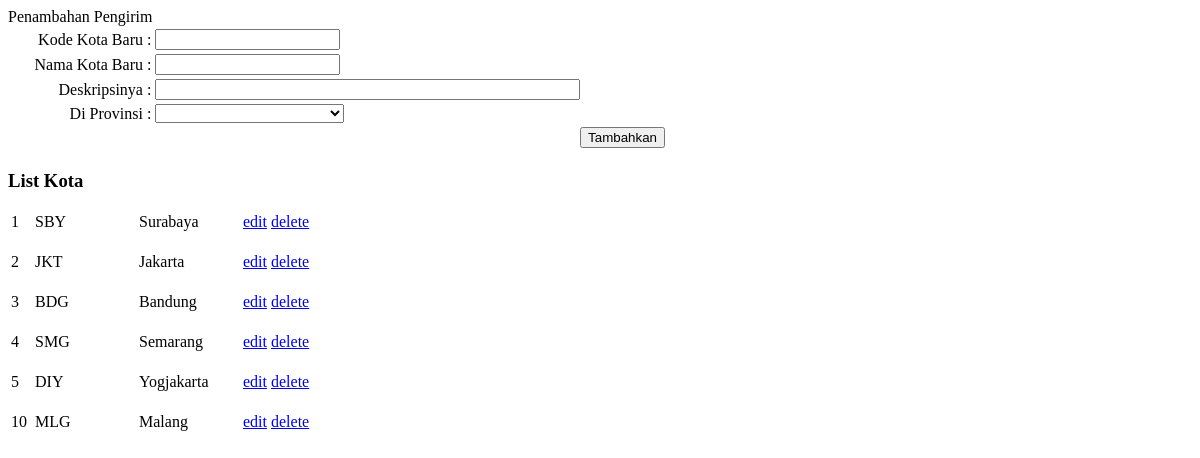
Page /admin/halaman/tambah_kota.php on the earlier database version.
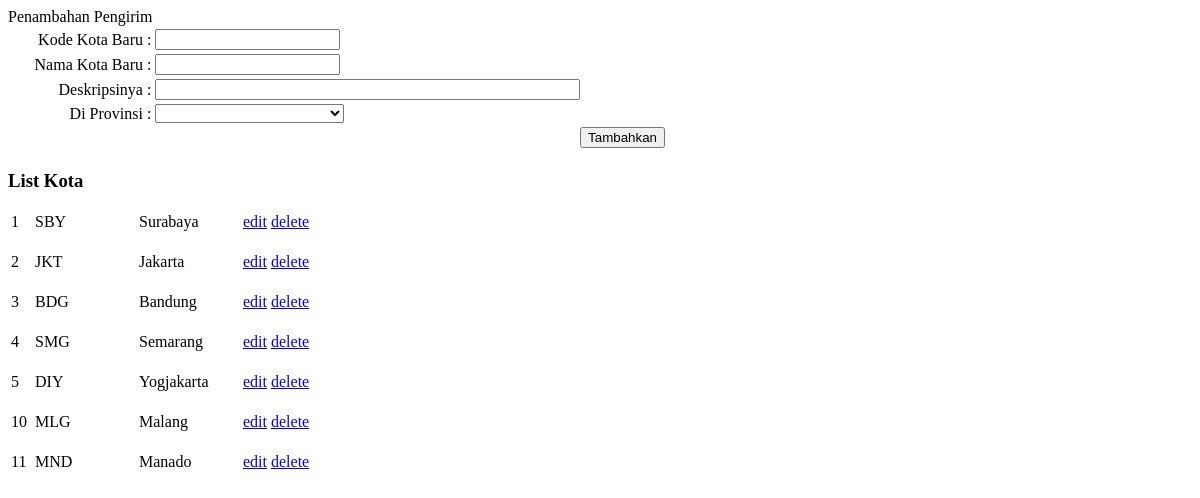
Same page on the later database version.
### tables this page shows
CREATE TABLE IF NOT EXISTS `kota` (
  `no` bigint(20) unsigned NOT NULL AUTO_INCREMENT,
  `kode` varchar(7) NOT NULL DEFAULT '',
  `nama` varchar(63) NOT NULL DEFAULT '',
  `deskripsi` text NOT NULL,
  `dipropinsi` bigint(20) unsigned NOT NULL,
  PRIMARY KEY (`no`),
  UNIQUE KEY `kode` (`kode`),
  KEY `dipropinsi` (`dipropinsi`)
);

### admin/halaman/tambah_kota.php (the view, shortened to what this page needs)
<html>
    <head>
    </head>
    <body>
        <table bgcolor="white" border="0" width="660px">
            <form action="index.php?halaman=tambah_kota" name="tambah_kota" method="post">
                <tr>
                    <td align="right">
                        Kode Kota Baru  :
                    </td>
                    <td>
                        <input type="text" name="kode_kota" maxlength="35" size="20" value="<?php echo @$n2;  ?>" />
                    </td>
                </tr>
                <tr>
                    <td align="right">
                       Nama Kota Baru  :
                    </td>
                    <td align="left">
                        <input name="nama" type="text" maxlength="35" size="20" value="<?php echo @$n3;  ?>" />
                    </td>
                </tr>
                <tr>
                    <td align="right">
                        Deskripsinya    :
                    </td>
                    <td>
                        <input type="text" name="deskripsi" size="50" maxlength="200" value="<?php echo @$n4; ?>" />
                    </td>
                </tr>
                <tr>
                    <td align="right">
                        Di Provinsi :
                    </td>
                    <td>
                        <select name="kota">
                        <option value="<?php  ?>"></option>
                        <?php $kue = "SELECT * FROM propinsi";
                        $jalan = mysql_query($kue);
                        while($row = mysql_fetch_assoc($jalan))
                        {
                            ?>
                            <option value="<?php echo $row["no"]; ?>"><?php echo $row["nama"]; ?></option>
                            <?php
                        } ?>"
                        </select>
                    </td>
                </tr>
                <tr>
                    <td colspan="2" align="right">
                        <input type="submit" name="submit" value="Tambahkan" />
                    </td>
                </tr>
            </form>
        </table>
    </body>
</html>
<h3>List Kota</h3>
<?php
$kue = "SELECT * FROM kota";
$jalun = mysql_query($kue);
while ($cek = mysql_fetch_assoc($jalun)):
?>
<form>
    <table border="0">
        <tr>
            <td width="20px">
                <?php echo $cek["no"] ?>
            </td>
            <td width="100px">
                <?php echo $cek["kode"] ?>
            </td>
            <td width="100px">
                <?php echo $cek["nama"] ?>
            </td>
            <td>
                <a href="index.php?halaman=tambah_kota&edit=<?php echo($cek["no"]) ?>">edit</a>
            </td>
            <td>
                <a href="index.php?halaman=tambah_kota&hapus=<?php echo($cek["no"]) ?>">delete</a>
            </td>
        </tr>
    </table>
</form>
<?php
endwhile;

Differences in the rows shown:
added kota: no "11", kode "MND", nama "Manado"
